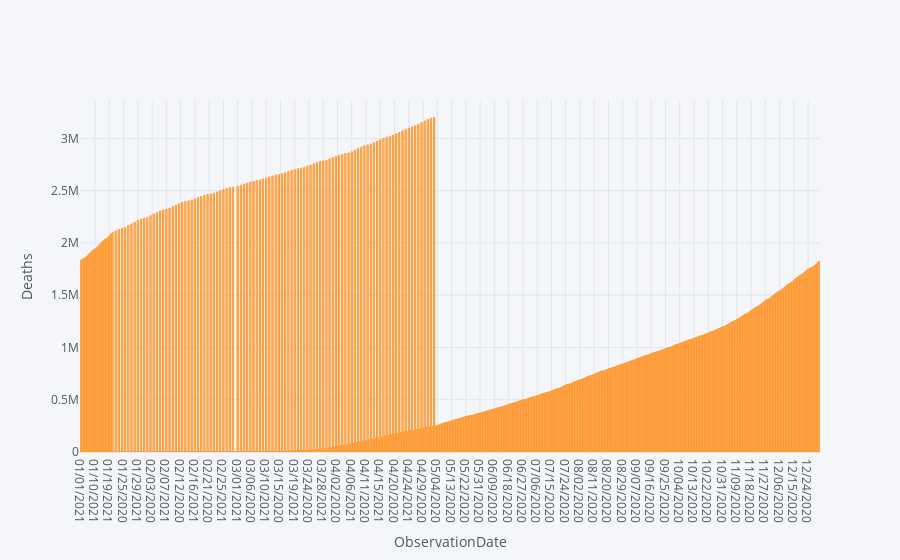

Notebook code cell kept with this figure:
### Code cell
death.iplot(kind='bar',x='ObservationDate',y='Deaths',xTitle='ObservationDate',yTitle="Deaths")

### Figure 1 — Plotly figure (JSON) as saved in the notebook; plotly's stock layout.template omitted (floating-point values rounded to 4 significant figures; data arrays with more than 128 entries replaced by an {"elided": "..."} marker saying what was removed)
{"data": [{"marker": {"color": "rgba(255, 153, 51, 0.6)", "line": {"color": "rgba(255, 153, 51, 1.0)", "width": 1}}, "name": "Deaths", "orientation": "v", "text": "", "type": "bar", "x": {"elided": "467 str values"}, "y": {"elided": "467 int values"}}], "layout": {"legend": {"bgcolor": "#F5F6F9", "font": {"color": "#4D5663"}}, "paper_bgcolor": "#F5F6F9", "plot_bgcolor": "#F5F6F9", "title": {"font": {"color": "#4D5663"}}, "xaxis": {"gridcolor": "#E1E5ED", "showgrid": true, "tickfont": {"color": "#4D5663"}, "title": {"font": {"color": "#4D5663"}, "text": "ObservationDate"}, "zerolinecolor": "#E1E5ED"}, "yaxis": {"gridcolor": "#E1E5ED", "showgrid": true, "tickfont": {"color": "#4D5663"}, "title": {"font": {"color": "#4D5663"}, "text": "Deaths"}, "zerolinecolor": "#E1E5ED"}}}
